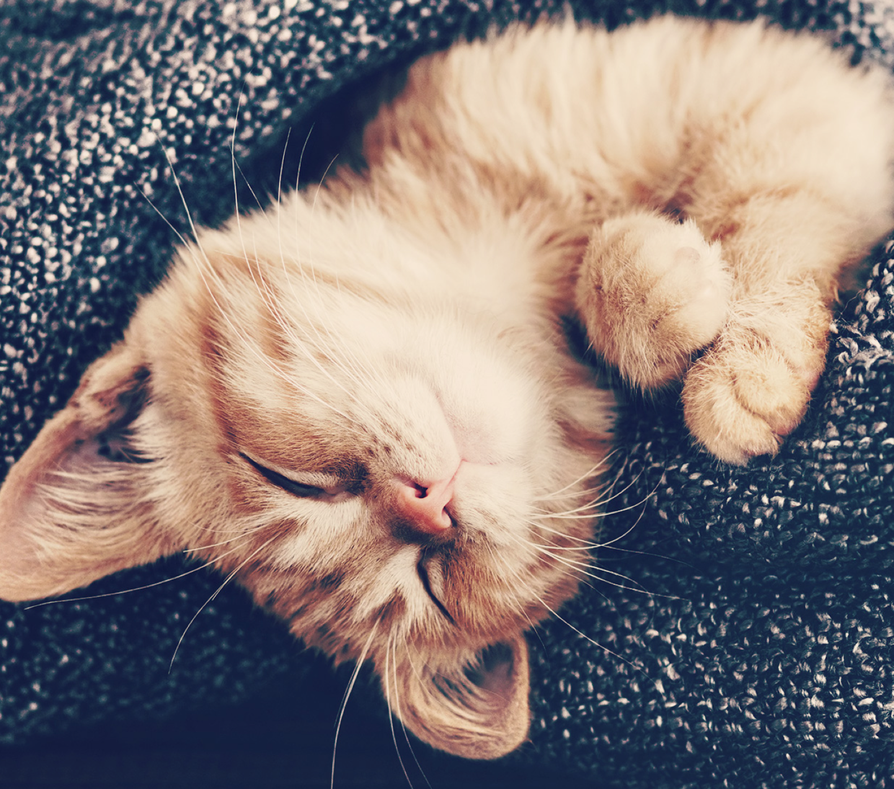
#> input picture HW1/sample_cat.png, 894 x 789 px, shrunk from 1442 x 1272 before the run
$ jupyter execute color_histogram_analysis.ipynb
#> lines starting #> are read from the running program, lines starting #| are printed output that depends on the picture
[cell 1]
import cv2
import numpy as np
from matplotlib import pyplot as plt

[cell 2]
img = cv2.imread('sample_cat.png')
#> img is the input picture: shape (789, 894, 3); mean B, G, R 119.2, 120.2, 131
color = ('b','g','r')
for i,col in enumerate(color):
    histr = cv2.calcHist([img],[i],None,[256],[0,256])
    plt.plot(histr,color = col)
    plt.xlim([0,256])
plt.show()
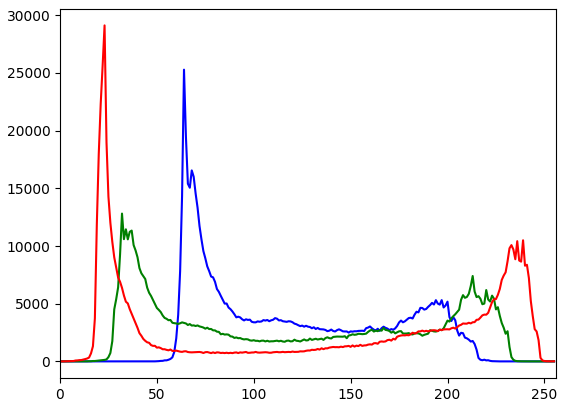
#> figure drawn by matplotlib, 1 panel; curve peaks at x = 64, y = 25282; curve peaks at x = 32, y = 12811; curve peaks at x = 23, y = 29119

[cell 3]
img = cv2.imread('color_chart.png')
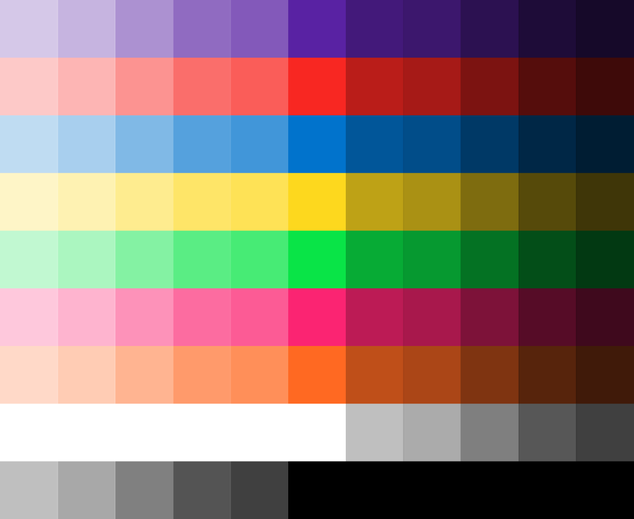
#> input picture HW1/color_chart.png, 634 x 519 px, shrunk from 1023 x 837 before the run
#> img is the input picture: shape (519, 634, 3); mean B, G, R 112.8, 120.2, 140.4
color = ('b','g','r')
for i,col in enumerate(color):
    histr = cv2.calcHist([img],[i],None,[256],[0,256])
    plt.plot(histr,color = col)
    plt.xlim([0,256])
plt.show()
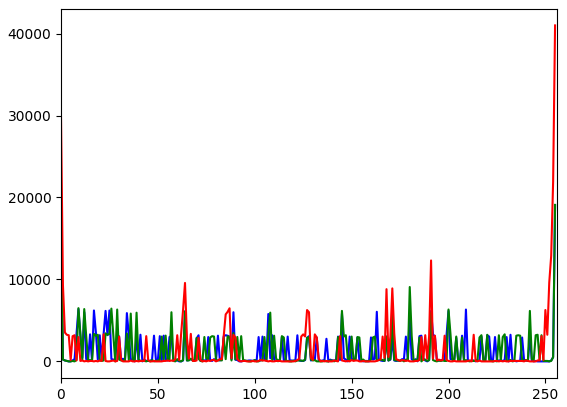
#> figure drawn by matplotlib, 1 panel; curve peaks at x = 0, y = 19265; curve peaks at x = 0, y = 19265; curve peaks at x = 255, y = 40997
